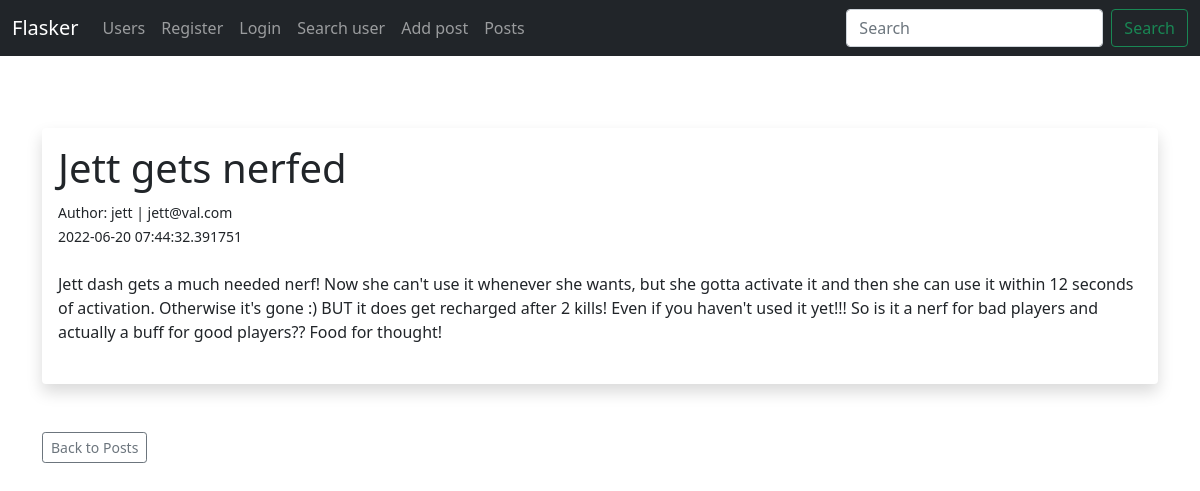
/posts/1, run on the app's committed database.
### app.py (models this page shows, shortened)
class Posts(db.Model):
    id = db.Column(db.Integer, primary_key=True)
    title = db.Column(db.String(255))
    content = db.Column(db.Text)
    author = db.Column(db.String(255))
    date_posted = db.Column(db.DateTime, default=datetime.utcnow)
    slug = db.Column(db.String(255))
    poster_id = db.Column(db.Integer, db.ForeignKey('users.id'))

class Users(db.Model, UserMixin):
    id = db.Column(db.Integer, primary_key=True)
    name = db.Column(db.String(200), nullable=False)
    email = db.Column(db.String(120), nullable=False, unique=True)
    password_hash = db.Column(db.String(128))
    favorite_anime = db.Column(db.String(120))
    date_added = db.Column(db.DateTime, default=datetime.utcnow)
    posts = db.relationship('Posts', backref='poster')
    @property
    def password(self):
        raise AttributeError('password is not a readable attribute!')

### app.py (the view)
@app.route('/posts/<int:id>')
def post(id):
    post = Posts.query.get_or_404(id)
    return render_template('post.html', post=post)

### forms.py
class SearchForm(FlaskForm):
    searched = StringField("Username", validators=[DataRequired()])
    submit = SubmitField("Submit")

### app.py (called while the page is built)
@app.context_processor
def base():
    form = SearchForm()
    return dict(form=form)

### templates/post.html (shortened to what this page needs)
{% extends 'base.html' %}
{% block content %}
<body>
    <br /><br />
    <div class="shadow p-3 mb-5 bg-body rounded">
        <h1>{{ post.title }}</h1>
        <small> Author: {{ post.poster.name }} | {{ post.poster.email }}</small><br />
        <small> {{ post.date_posted }}</small><br /><br />
        {{ post.content | safe }}<br /><br />
    </div>
    <a href="{{ url_for('posts')}}" class="btn btn-outline-secondary btn-sm">Back to Posts</a>
</body>
{% endblock %}

### data on the page
Posts: title "Jett gets nerfed", date_posted "2022-06-20 07:44:32.391751", content "Jett dash gets a much needed nerf! Now she can't use it whenever she wants, but she gotta activate it and then she can use it within 12 seconds of activation. Otherwise it's gone :) BUT it does get recharged after 2 kills! Even if you haven't used it yet!!! So is it a nerf for bad players and actually a buff for good players?? Food for thought!"
Users: poster.name "jett", poster.email "jett@val.com"
